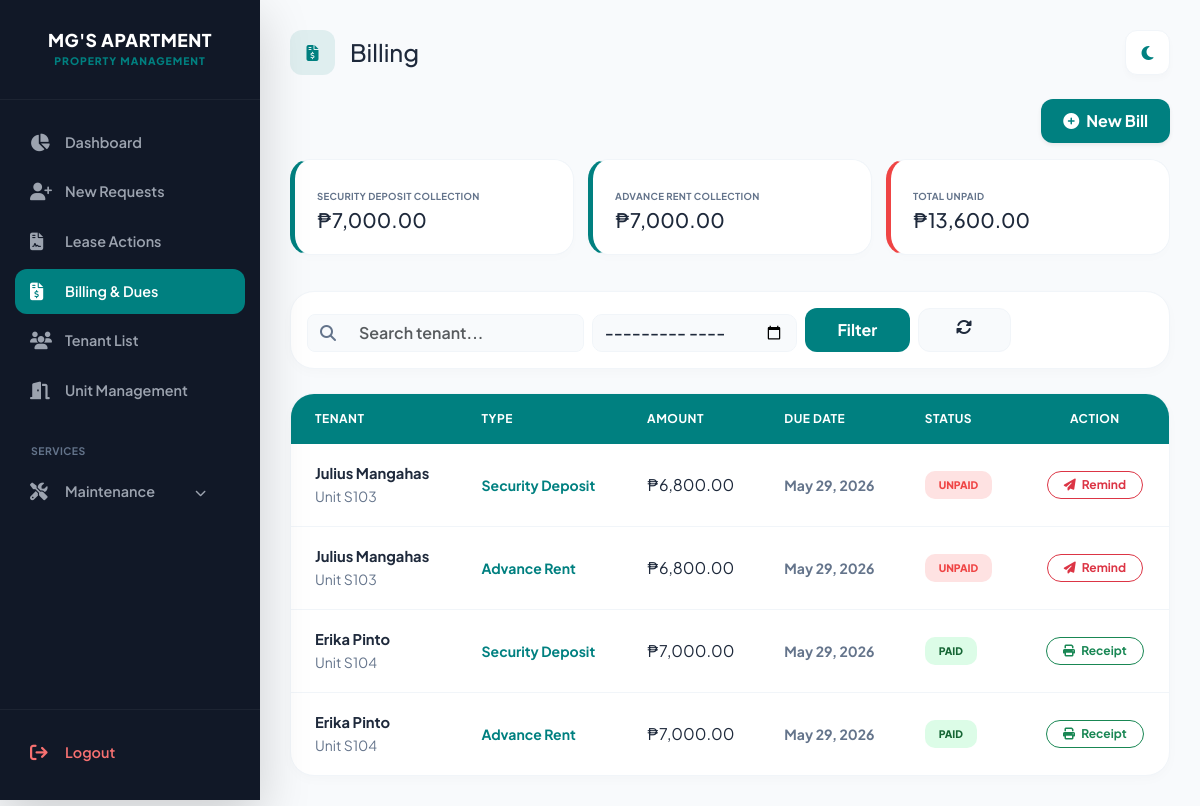
Page /billing.php (signed in) on the committed database.
### tables this page shows
CREATE TABLE `bills` (
  `id` int(11) NOT NULL,
  `property_id` int(11) DEFAULT NULL,
  `user_id` int(11) DEFAULT NULL,
  `bill_type` enum('Rent','Water','Electricity','Security Deposit','Advance Rent') DEFAULT NULL,
  `previous_reading` decimal(10,2) DEFAULT 0.00,
  `current_reading` decimal(10,2) DEFAULT 0.00,
  `rate` decimal(10,2) DEFAULT 0.00,
  `amount` decimal(10,2) DEFAULT NULL,
  `due_date` date DEFAULT NULL,
  `status` varchar(50) NOT NULL DEFAULT 'Pending',
  `proof_of_payment` varchar(255) DEFAULT NULL,
  `date_paid` datetime DEFAULT NULL,
  `payment_method` varchar(50) DEFAULT NULL,
  `reference_no` varchar(100) DEFAULT NULL,
  `receipt_image` varchar(255) DEFAULT NULL,
  `penalty` decimal(10,2) DEFAULT 0.00,
  `notified_5days` tinyint(1) DEFAULT 0
);

CREATE TABLE `users` (
  `id` int(11) NOT NULL,
  `property_id` int(11) DEFAULT NULL,
  `full_name` varchar(100) DEFAULT NULL,
  `email` varchar(100) DEFAULT NULL,
  `contact` varchar(20) DEFAULT NULL,
  `emergency_contact` varchar(255) DEFAULT NULL,
  `password` varchar(255) NOT NULL,
  `role` enum('admin','tenant') DEFAULT 'tenant',
  `assigned_unit_id` int(11) DEFAULT NULL,
  `profile_pic` varchar(255) DEFAULT 'default.png',
  `valid_id` varchar(255) DEFAULT NULL,
  `police_clearance` varchar(255) DEFAULT NULL,
  `brgy_clearance` varchar(255) DEFAULT NULL,
  `nbi_clearance` varchar(255) DEFAULT NULL,
  `is_archived` tinyint(1) DEFAULT 0,
  `rules_accepted` tinyint(1) DEFAULT 0,
  `contract_signed_at` datetime DEFAULT NULL,
  `contract_signed_date` datetime DEFAULT NULL,
  `digital_signature` longtext DEFAULT NULL,
  `created_at` timestamp NOT NULL DEFAULT current_timestamp(),
  `theme_preference` varchar(10) DEFAULT 'light',
  `contract_end_date` date DEFAULT NULL
);

CREATE TABLE `units` (
  `id` int(11) NOT NULL,
  `property_id` int(11) DEFAULT NULL,
  `unit_no` varchar(50) DEFAULT NULL,
  `unit_type` enum('Studio','1BR','2BR','3BR','Commercial') DEFAULT NULL,
  `floor_area` varchar(20) DEFAULT NULL,
  `description` text DEFAULT NULL,
  `monthly_rent` decimal(10,2) DEFAULT NULL,
  `amenities` varchar(255) DEFAULT NULL,
  `status` enum('Available','Occupied','Maintenance') DEFAULT 'Available',
  `unit_image` varchar(255) DEFAULT NULL,
  `image_name` varchar(100) DEFAULT 'default.png'
);

### billing.php (the view, shortened to what this page needs)
<?php
include('db.php');
$current_date = date('Y-m-d');
$penalty_val = 100.00;
mysqli_query($conn, "UPDATE bills SET penalty = '$penalty_val'
                    WHERE status = 'Unpaid'
                    AND due_date < '$current_date'
                    AND (penalty IS NULL OR penalty = 0)");
$filter_month = isset($_GET['filter_month']) ? mysqli_real_escape_string($conn, $_GET['filter_month']) : '';
$where_clauses = [];
$where_sql = count($where_clauses) > 0 ? " WHERE " . implode(" AND ", $where_clauses) : "";
$query = "SELECT
            b.id as single_bill_id,
            b.status,
            u.id as user_id,
            u.full_name,
            u.email,
            u.contact,
            un.unit_no,
            GROUP_CONCAT(b.id) as bill_ids,
            GROUP_CONCAT(b.bill_type SEPARATOR ', ') as combined_types,
            SUM(b.amount) as total_base_amount,
            SUM(IFNULL(b.penalty, 0)) as total_penalty,
            MIN(b.due_date) as earliest_due,
            b.reference_no,
            b.proof_of_payment
        FROM bills b
        JOIN users u ON b.user_id = u.id
        LEFT JOIN units un ON u.assigned_unit_id = un.id
        $where_sql
        GROUP BY u.id, b.status, b.reference_no, b.id
        ORDER BY FIELD(b.status, 'Pending Approval', 'Unpaid', 'Paid') ASC, earliest_due DESC";
$result = mysqli_query($conn, $query);
$unpaid_res = mysqli_query($conn, "SELECT SUM(amount + IFNULL(penalty,0)) as s_amount FROM bills WHERE status = 'Unpaid'");
$unpaid_data = mysqli_fetch_assoc($unpaid_res);
$total_unpaid = $unpaid_data['s_amount'] ?? 0;
$cat_query = "SELECT bill_type, SUM(amount + IFNULL(penalty,0)) as total_cat
            FROM bills WHERE status = 'Paid' GROUP BY bill_type";
$cat_result = mysqli_query($conn, $cat_query);
$res_pend = mysqli_query($conn, "SELECT COUNT(*) as total FROM rent_requests WHERE status = 'Pending'");
$pend_count = mysqli_fetch_assoc($res_pend)['total'] ?? 0;
$current_theme = $_SESSION['theme'] ?? 'light';
?>
<!DOCTYPE html>
<html lang="en" data-theme="<?php echo $current_theme; ?>">
<head>
    <link href="https://cdn.jsdelivr.net/npm/bootstrap@5.3.0/dist/css/bootstrap.min.css" rel="stylesheet">
    <link rel="stylesheet" href="https://cdnjs.cloudflare.com/ajax/libs/font-awesome/6.4.0/css/all.min.css">
</head>
<body>
<div class="sidebar shadow-lg" id="sidebar">
    <div class="sidebar-header">
        <h5>MG'S APARTMENT</h5>
        <small>Property Management</small>
    </div>
    <div class="sidebar-content" id="sidebarMenu">
        <a href="admin_dashboard.php"><i class="fa fa-chart-pie"></i> Dashboard</a>
        <a href="admin_requests.php"><i class="fa fa-user-plus"></i> New Requests <?php if($pend_count > 0): ?><span class="badge rounded-pill bg-danger ms-auto"><?php echo $pend_count; ?></span><?php endif; ?></a>
        <a href="admin_lease_requests.php"><i class="fa fa-file-contract"></i> Lease Actions </a>
        <a href="billing.php" class="active"><i class="fa fa-file-invoice-dollar"></i> Billing &amp; Dues </a>
        <a href="admin_tenants.php"><i class="fa fa-users"></i> Tenant List</a>
        <a href="admin_units.php"><i class="fa fa-door-open"></i> Unit Management</a>
        <div class="mt-4 mb-2 px-3"><small class="text-muted fw-bold text-uppercase" style="font-size: 0.65rem; letter-spacing: 0.5px;">Services</small></div>
        <a class="nav-link collapsed" data-bs-toggle="collapse" data-bs-target="#collapseServices" style="cursor: pointer;">
            <i class="fa fa-screwdriver-wrench"></i> <span>Maintenance</span> <i class="fa fa-chevron-down ms-auto" style="font-size: 0.7rem;"></i>
        </a>
    </div>
    <div class="logout-link">
        <a href="logout.php"><i class="fa fa-arrow-right-from-bracket"></i> Logout</a>
    </div>
</div>
<div class="main-content">
    <div class="d-flex justify-content-between align-items-center mb-4 flex-wrap gap-3">
        <div class="d-flex align-items-center gap-3">
            <div class="header-title">
                <i class="fa fa-file-invoice-dollar"></i>
                <h3 class="mb-0 fw-800" style="font-size: 1.5rem;">Billing</h3>
            </div>
        </div>
        <button id="theme-toggle" title="Switch Theme">
            <i class="fa <?php echo ($current_theme === 'light') ? 'fa-moon' : 'fa-sun'; ?>"></i>
        </button>
    </div>
    <div class="d-flex justify-content-end mb-3">
        <button class="btn btn-teal shadow-sm" data-bs-toggle="modal" data-bs-target="#addBillModal">
            <i class="fa fa-plus-circle me-1"></i> New Bill
        </button>
    </div>
    <div class="stats-row mb-4">
        <?php mysqli_data_seek($cat_result, 0); while($cat = mysqli_fetch_assoc($cat_result)): ?>
        <div class="stat-card">
            <small class="text-muted fw-bold text-uppercase" style="font-size: 0.6rem; letter-spacing: 0.3px;"><?php echo htmlspecialchars($cat['bill_type']); ?> Collection</small>
            <h5 class="fw-800 mb-0 text-main" style="margin-top:2px;">₱<?php echo number_format($cat['total_cat'], 2); ?></h5>
        </div>
        <?php endwhile; ?>
        <div class="stat-card" style="border-left-color: #ef4444;">
            <small class="text-muted fw-bold text-uppercase" style="font-size: 0.6rem; letter-spacing: 0.3px;">Total Unpaid</small>
            <h5 class="fw-800 mb-0 text-danger" style="margin-top:2px;">₱<?php echo number_format($total_unpaid, 2); ?></h5>
        </div>
    </div>
    <div class="glass-card p-3 mb-4">
        <form method="GET" class="row g-2 align-items-end">
            <div class="col-12 col-md-4">
                <div class="input-group rounded-3" style="background: var(--input-bg); border: 1px solid var(--border-color);">
                    <span class="input-group-text bg-transparent border-0"><i class="fa fa-search text-muted"></i></span>
                    <input type="text" id="searchBill" class="form-control bg-transparent border-0 text-main" placeholder="Search tenant..." style="box-shadow: none; font-weight:600;">
                </div>
            </div>
            <div class="col-6 col-md-3">
                <input type="month" name="filter_month" class="form-control border-0 p-2.5 text-main" value="<?php echo $filter_month; ?>" style="background: var(--input-bg); border: 1px solid var(--border-color) !important; font-weight:600; border-radius:10px;">
            </div>
            <div class="col-6 col-md-3 d-flex gap-2">
                <button type="submit" class="btn btn-teal w-100">Filter</button>
                <a href="billing.php" class="btn btn-light w-100" style="background: var(--input-bg); border: 1px solid var(--border-color); color: var(--text-main); font-weight:700; border-radius:12px;"><i class="fa fa-rotate"></i></a>
            </div>
        </form>
    </div>
    <div class="glass-card desktop-table">
        <div class="table-responsive">
            <table class="table table-hover align-middle mb-0">
                <thead>
                    <tr>
                        <th class="ps-4">Tenant</th>
                        <th>Type</th>
                        <th>Amount</th>
                        <th>Due Date</th>
                        <th>Status</th>
                        <th class="text-center">Action</th>
                    </tr>
                </thead>
                <tbody id="billingTableBodyDesktop">
                    <?php mysqli_data_seek($result, 0); while($row = mysqli_fetch_assoc($result)):
                        $total = $row['total_base_amount'] + $row['total_penalty'];
                        $status = $row['status'];
                        $due_date = date('M d, Y', strtotime($row['earliest_due']));
                        $cls = ($status == 'Paid') ? 'bg-paid' : (($status == 'Unpaid') ? 'bg-unpaid' : 'bg-pending');
                    ?>
                    <tr>
                        <td class="ps-4">
                            <div class="fw-bold text-main" style="font-size:0.92rem;"><?php echo htmlspecialchars($row['full_name']); ?></div>
                            <small class="text-muted fw-600">Unit <?php echo $row['unit_no'] ?? 'N/A'; ?></small>
                        </td>
                        <td><small class="fw-bold text-teal" style="color:var(--teal-accent) !important;"><?php echo $row['combined_types']; ?></small></td>
                        <td><div class="fw-800 text-main">₱<?php echo number_format($total, 2); ?></div></td>
                        <td><small class="fw-bold text-muted"><?php echo $due_date; ?></small></td>
                        <td><span class="status-pill <?php echo $cls; ?>"><?php echo $status; ?></span></td>
                        <td class="text-center">
                            <?php if($status == 'Paid'): ?>
                                <a href="view_receipt.php?ref=<?php echo urlencode($row['reference_no']); ?>" target="_blank" class="btn btn-sm btn-outline-success rounded-pill px-3 fw-bold" style="font-size:0.75rem;">
                                    <i class="fa fa-print me-1"></i> Receipt
                                </a>
                            <?php elseif($status == 'Pending Approval'): ?>
                                <button class="btn btn-sm btn-warning fw-bold rounded-pill px-3" style="font-size:0.75rem;" onclick="verifyPayment('<?php echo $row['single_bill_id']; ?>')">
                                    Verify
                                </button>
                            <?php else: ?>
                                <button class="btn btn-sm btn-outline-danger rounded-pill px-3 fw-bold" style="font-size:0.75rem;" onclick="sendReminder('<?php echo $row['bill_ids']; ?>', '<?php echo $row['full_name']; ?>', '<?php echo $row['email']; ?>', '<?php echo $total; ?>', '<?php echo $due_date; ?>', '<?php echo addslashes($row['combined_types']); ?>')">
                                    <i class="fa fa-paper-plane me-1"></i> Remind
                                </button>
                            <?php endif; ?>
                        </td>
                    </tr>
                    <?php endwhile; ?>
                </tbody>
            </table>
        </div>
    </div>
</div>
</body>
</html>

### billing.php (style rules this page uses)
:root { --sidebar-bg: #111827; --teal-accent: #008080; --bg: #f8fafc; --card-bg: #ffffff; --text-main: #1e293b; --text-muted: #64748b; --border-color: #f1f5f9; --input-bg: #f8fafc; }
body { background-color: var(--bg); font-family: 'Plus Jakarta Sans', sans-serif; color: var(--text-main); transition: 0.3s ease; margin: 0; overflow-x: hidden; }
h1, h2, h3, h4, h5, h6, .text-main, .fw-800 { color: var(--text-main) !important; }
.text-muted { color: var(--text-muted) !important; }
.sidebar { height: 100vh; background: var(--sidebar-bg); color: white; position: fixed; width: 260px; display: flex; flex-direction: column; z-index: 1200; transition: transform 0.3s cubic-bezier(0.4, 0, 0.2, 1); top: 0; left: 0; }
.sidebar-header { padding: 30px 20px; text-align: center; border-bottom: 1px solid rgba(255,255,255,0.05); }
.sidebar-header h5 { font-weight: 800; letter-spacing: 0.5px; color: white !important; margin: 0; font-size: 1.1rem; text-transform: uppercase; }
.sidebar-header small { color: var(--teal-accent); font-size: 0.65rem; font-weight: 800; text-transform: uppercase; letter-spacing: 1px; display: block; margin-top: 2px; }
.sidebar-content { flex-grow: 1; padding: 20px 15px; overflow-y: auto; }
.sidebar a { color: #9ca3af; text-decoration: none; padding: 12px 15px; display: flex; align-items: center; transition: 0.2s; font-size: 0.9rem; font-weight: 600; border-radius: 12px; margin-bottom: 4px; }
.sidebar a i { width: 25px; font-size: 1.1rem; margin-right: 10px; }
.sidebar a.active { background: var(--teal-accent) !important; color: white !important; }
.logout-link { padding: 20px 15px; border-top: 1px solid rgba(255,255,255,0.05); }
.logout-link a { color: #f87171 !important; }
.main-content { margin-left: 260px; padding: 30px; min-height: 100vh; transition: margin-left 0.3s cubic-bezier(0.4, 0, 0.2, 1); }
.header-title { color: var(--text-main); font-weight: 800; margin-bottom: 0; display: flex; align-items: center; }
.header-title i { background: rgba(0, 128, 128, 0.1); color: var(--teal-accent); width: 45px; height: 45px; display: flex; align-items: center; justify-content: center; border-radius: 12px; margin-right: 15px; }
#theme-toggle { width: 45px; height: 45px; border-radius: 12px; border: 1px solid var(--border-color); background: var(--card-bg); color: var(--teal-accent); box-shadow: 0 4px 6px rgba(0,0,0,0.02); cursor: pointer; transition: 0.3s; display: flex; align-items: center; justify-content: center; }
.stats-row { display: flex; overflow-x: auto; gap: 14px; padding-bottom: 12px; scrollbar-width: none; }
.stat-card { min-width: 220px; flex: 1; background: var(--card-bg); border-radius: 20px; padding: 22px; border-left: 5px solid var(--teal-accent); border-top: 1px solid var(--border-color); border-right: 1px solid var(--border-color); border-bottom: 1px solid var(--border-color); box-shadow: 0 4px 10px rgba(0,0,0,0.01); }
.glass-card { background: var(--card-bg); border-radius: 24px; border: 1px solid var(--border-color); box-shadow: 0 4px 12px rgba(0,0,0,0.02); overflow: hidden; }
.btn-teal { background: var(--teal-accent) !important; color: white !important; border-radius: 12px; font-weight: 700; padding: 10px 22px; border: none; transition: 0.23s ease-in-out; }
.table { color: var(--text-main) !important; --bs-table-hover-color: var(--text-main); --bs-table-bg: transparent; margin-bottom: 0; }
.table thead th { background-color: var(--teal-accent) !important; color: white !important; font-size: 0.75rem; text-transform: uppercase; padding: 16px 20px; border: none; font-weight: 700; letter-spacing: 0.5px; }
.table tbody td { padding: 18px 20px; border-bottom: 1px solid var(--border-color) !important; color: var(--text-main) !important; vertical-align: middle; }
.table tbody tr:last-child td { border-bottom: none !important; }
.status-pill { font-size: 0.65rem; font-weight: 800; padding: 6px 14px; border-radius: 10px; text-transform: uppercase; display: inline-block; }
.bg-unpaid { background: #fee2e2 !important; color: #ef4444 !important; }
.bg-paid { background: #dcfce7 !important; color: #166534 !important; }

### rows in the picture
bills: user.full_name "Julius Mangahas", units.unit_no "S103", combined_types "Security Deposit", total "6,800.00", due_date "May 29, 2026", status "UNPAID"
bills: user.full_name "Julius Mangahas", units.unit_no "S103", combined_types "Advance Rent", total "6,800.00", due_date "May 29, 2026", status "UNPAID"
bills: user.full_name "Erika Pinto", units.unit_no "S104", combined_types "Security Deposit", total "7,000.00", due_date "May 29, 2026", status "PAID"
bills: user.full_name "Erika Pinto", units.unit_no "S104", combined_types "Advance Rent", total "7,000.00", due_date "May 29, 2026", status "PAID"

### other values in the picture
$cat['bill_type'] "SECURITY DEPOSIT"
$cat['total_cat'] "7,000.00"
$cat['bill_type'] "ADVANCE RENT"
$total_unpaid "13,600.00"
